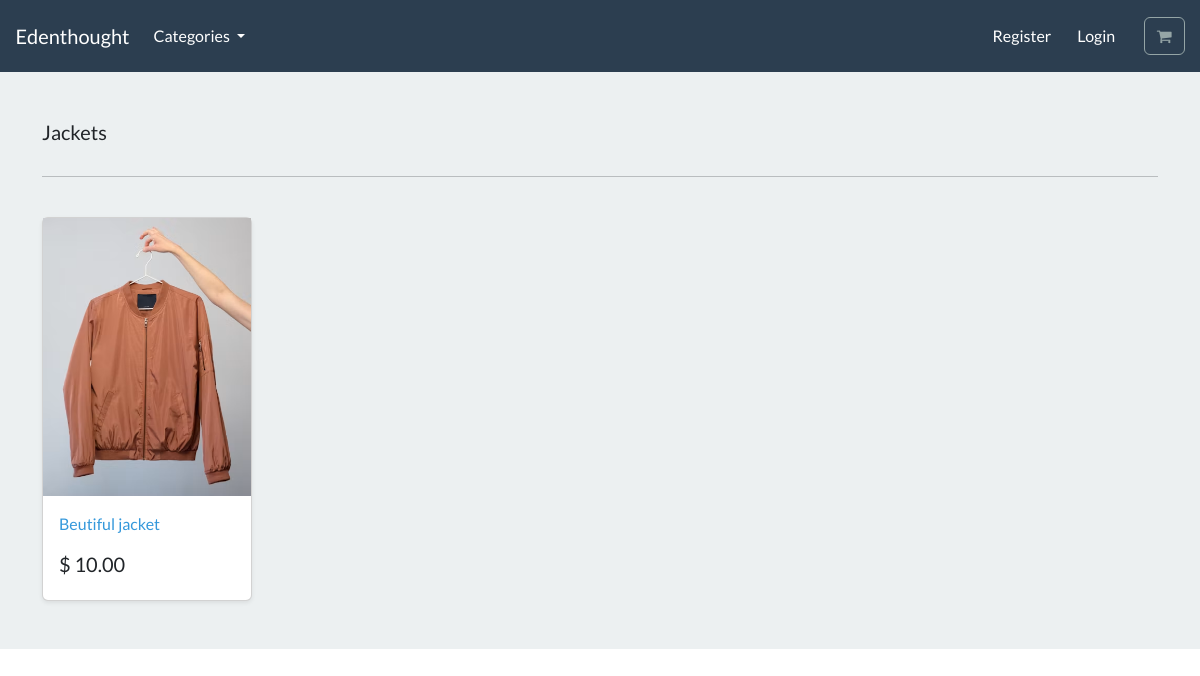
Page /search/jackets/ on the committed database.
### store/models.py (models this page shows, shortened)
class Category(models.Model):
    name = models.CharField(max_length=250, db_index=True)
    slug = models.SlugField(max_length=250, unique=True)
    class Meta:
        verbose_name_plural = "categories"
    def get_absolute_url(self):
            return reverse("list-category", args=[self.slug])

class Product(models.Model):
    category = models.ForeignKey(Category, related_name="product", on_delete=models.CASCADE, null=True)
    title = models.CharField(max_length=250)
    brand = models.CharField(max_length=250, default="un-branded")
    description = models.TextField(blank=True)
    slug = models.SlugField(max_length=255)
    price = models.DecimalField(max_digits=4, decimal_places=2)
    image = models.ImageField(upload_to="images/")
    class Meta:
        verbose_name_plural = "products"
    def get_absolute_url(self):
        return reverse("product-info", args=[self.slug])

### store/views.py (the view)
# urls.py: path("search/<slug:category_slug>/", views.list_category, name="list-category"),
def list_category(request, category_slug=None):
    category = get_object_or_404(Category, slug=category_slug)
    products = Product.objects.filter(category=category)
    return render(request, "store/list-category.html", {"category": category, "products": products})

### cart/context_processors.py (called while the page is built)
def cart(request):
    return {"cart": Cart(request)}

### store/views.py (called while the page is built)
def categories(request):
    all_categories = Category.objects.all()
    return {"all_categories": all_categories}

### store/templates/store/list-category.html
{% extends "./base.html" %}
{% load static %}
{% block content %}
<main>
  <div class="album py-5 bg-light">
    <div class="container">
      <div class="pb-3 h5"> {{category.name | capfirst}} </div>
      <hr>
      <br>
      <div class="row row-cols-1 row-cols-sm-2 row-cols-md-5 g-3">
        {% for product in products %}
        <div class="col">
          <div class="card shadow-sm">
          <img class="img-fluid" alt="Responsive image" src="{{product.image.url}}">
            <div class="card-body">
              <p class="card-text">
                <a class="text-info text-decoration-none" href="{{product.get_absolute_url}}"> {{product.title}} </a>
              </p>
              <div class="d-flex justify-content-between align-items-center">
                <h5> $ {{product.price}}</h5>
              </div>
            </div>
          </div>
        </div>
        {% endfor %}
      </div>
    </div>
  </div>
</main>
{% endblock %}

### rows in the picture
Category: name "Jackets"
Product: image (picture), title "Beutiful jacket", price "10.00"
